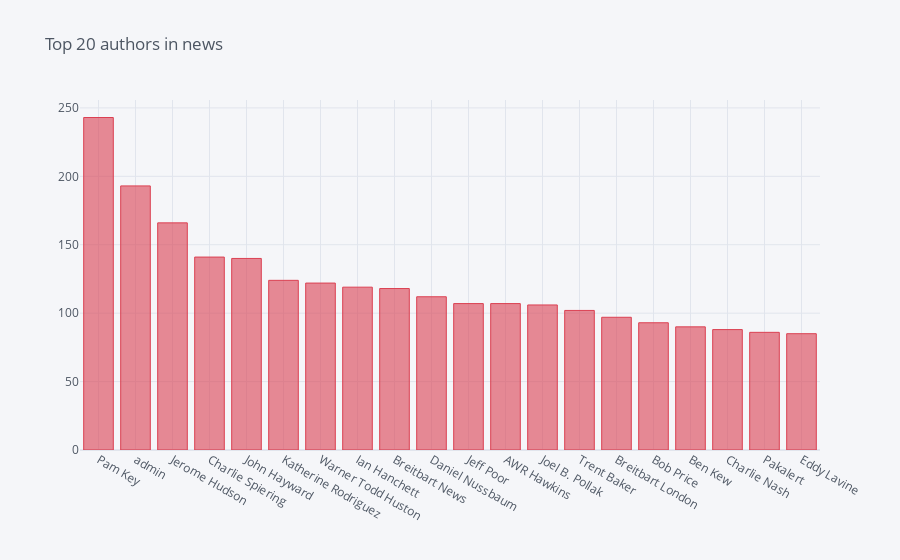

Source (notebook cell):
### Markdown cell above
## Top 20 authors in news

### Code cell
train_dataset.author.value_counts()[:20].iplot(kind='bar', title='Top 20 authors in news', color='red')

### Figure 1 — Plotly figure (JSON) as saved in the notebook; plotly's stock layout.template omitted (floating-point values rounded to 4 significant figures)
{"data": [{"marker": {"color": "rgba(219, 64, 82, 0.6)", "line": {"color": "rgba(219, 64, 82, 1.0)", "width": 1}}, "name": "author", "orientation": "v", "text": "", "type": "bar", "x": ["Pam Key", "admin", "Jerome Hudson", "Charlie Spiering", "John Hayward", "Katherine Rodriguez", "Warner Todd Huston", "Ian Hanchett", "Breitbart News", "Daniel Nussbaum", "Jeff Poor", "AWR Hawkins", "Joel B. Pollak", "Trent Baker", "Breitbart London", "Bob Price", "Ben Kew", "Charlie Nash", "Pakalert", "Eddy Lavine"], "y": [243, 193, 166, 141, 140, 124, 122, 119, 118, 112, 107, 107, 106, 102, 97, 93, 90, 88, 86, 85]}], "layout": {"legend": {"bgcolor": "#F5F6F9", "font": {"color": "#4D5663"}}, "paper_bgcolor": "#F5F6F9", "plot_bgcolor": "#F5F6F9", "title": {"font": {"color": "#4D5663"}, "text": "Top 20 authors in news"}, "xaxis": {"gridcolor": "#E1E5ED", "showgrid": true, "tickfont": {"color": "#4D5663"}, "title": {"font": {"color": "#4D5663"}, "text": ""}, "zerolinecolor": "#E1E5ED"}, "yaxis": {"gridcolor": "#E1E5ED", "showgrid": true, "tickfont": {"color": "#4D5663"}, "title": {"font": {"color": "#4D5663"}, "text": ""}, "zerolinecolor": "#E1E5ED"}}}
